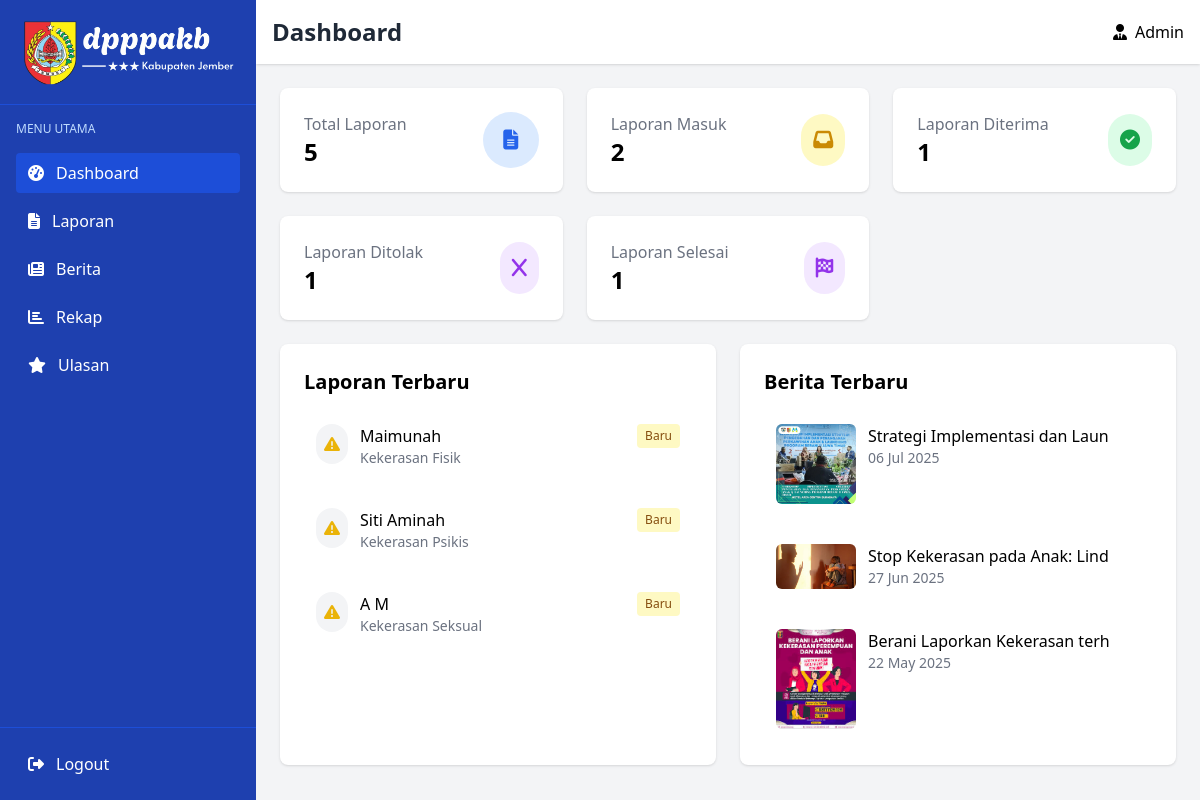
Page /dashboard_admin.php on the committed database.
### tables this page shows
CREATE TABLE `pengaduan`  (
  `id_pengaduan` int(11) NOT NULL AUTO_INCREMENT,
  `no_tiket` varchar(20) NOT NULL,
  `nama` varchar(50) NOT NULL,
  `alamat` varchar(255) NOT NULL,
  `no_hp` varchar(15) NOT NULL,
  `kategori` enum('Kekerasan Fisik','Kekerasan Psikis','Kekerasan Seksual','Kekerasan Ekonomi','lainnya') NOT NULL,
  `tempat_kejadian` text NULL,
  `isi_laporan` text NOT NULL,
  `bukti` varchar(255) NOT NULL,
  `status` enum('Laporan Masuk','Laporan Diterima','Laporan Ditolak','Laporan Selesai') NOT NULL,
  `tanggal_pengaduan` datetime(0) NULL DEFAULT current_timestamp(),
  PRIMARY KEY (`id_pengaduan`) USING BTREE,
  INDEX `nama`(`nama`) USING BTREE
);

CREATE TABLE `berita`  (
  `id_berita` int(11) NOT NULL AUTO_INCREMENT,
  `penulis` varchar(255) NOT NULL,
  `judul` varchar(255) NOT NULL,
  `tanggal` date NOT NULL,
  `gambar` varchar(255) NOT NULL,
  `isi` text NOT NULL,
  PRIMARY KEY (`id_berita`) USING BTREE
);

### dashboard_admin.php (the view, shortened to what this page needs)
<?php
$koneksi = new mysqli("localhost", "root", "", "pkl");
$sql = "SELECT status, COUNT(*) AS jumlah FROM pengaduan GROUP BY status";
$result = $koneksi->query($sql);
$data = [];
while ($row = $result->fetch_assoc()) {
  $data[$row['status']] = $row['jumlah'];
}
$queryLaporanTerbaru = "SELECT nama, kategori FROM pengaduan ORDER BY tanggal_pengaduan DESC LIMIT 3";
$resultLaporanTerbaru = $koneksi->query($queryLaporanTerbaru);
$query = "SELECT * FROM berita ORDER BY tanggal DESC LIMIT 3";
$result = mysqli_query($koneksi, $query);
?>
<!DOCTYPE html>
<html lang="id">
<head>
    <script src="https://cdn.tailwindcss.com"></script>
    <link rel="stylesheet" href="https://cdnjs.cloudflare.com/ajax/libs/font-awesome/6.4.0/css/all.min.css">
</head>
<body class="bg-gray-100">
    <div class="flex min-h-screen">
        <div class="sidebar bg-blue-800 text-white w-64 fixed h-full overflow-y-auto">
            <div class="p-4 flex items-center space-x-2 border-b border-blue-700">
                <img src="image\logoputih.png" alt="" class="rounded">
            </div>
            <nav class="p-4">
                <div class="mb-8">
                    <h2 class="text-xs uppercase text-blue-200 mb-4">Menu Utama</h2>
                    <ul>
                        <li class="mb-2">
                            <button id="dashboardBtn" class="w-full text-left py-2 px-3 bg-blue-700 rounded flex items-center">
                                <i class="fas fa-tachometer-alt mr-3"></i>
                                Dashboard
                            </button>
                        </li>
                        <li class="mb-2">
                            <button id="reportsBtn" class="w-full text-left py-2 px-3 hover:bg-blue-700 rounded flex items-center">
                                <i class="fas fa-file-alt mr-3"></i>
                                Laporan
                            </button>
                        </li>
                        <li class="mb-2">
                            <button id="newsBtn" class="w-full text-left py-2 px-3 hover:bg-blue-700 rounded flex items-center">
                                <i class="fas fa-newspaper mr-3"></i>
                                Berita
                            </button>
                        </li>
                        <li class="mb-2">
                            <button id="recapBtn" class="w-full text-left py-2 px-3 hover:bg-blue-700 rounded flex items-center">
                                <i class="fas fa-chart-bar mr-3"></i>
                                Rekap
                            </button>
                        </li>
                        <li class="mb-2">
                            <button id="reviewsBtn" class="w-full text-left py-2 px-3 hover:bg-blue-700 rounded flex items-center">
                                <i class="fas fa-star mr-3"></i>
                                Ulasan
                            </button>
                        </li>
                    </ul>
                </div>
                <div class="absolute bottom-0 left-0 right-0 p-4 border-t border-blue-700">
                    <button id="logoutBtn" class="w-full text-left py-2 px-3 hover:bg-blue-700 rounded flex items-center">
                        <i class="fas fa-sign-out-alt mr-3"></i>
                        Logout
                    </button>
                </div>
            </nav>
        </div>
        <div class="dashboard-content ml-64 flex-1">
            <header class="bg-white shadow">
                <div class="flex justify-between items-center p-4">
                    <h1 class="text-2xl font-bold text-gray-800" id="pageTitle">Dashboard</h1>
                    <div class="flex items-center space-x-4">
                        <div class="flex items-center space-x-2">
                          <i class="fa-solid fa-user-tie" class="rounded-full"></i>
                            <span class="font-medium">Admin</span>
                        </div>
                    </div>
                </div>
            </header>
            <main class="p-6">
                <section id="dashboardSection" class="block">
                    <div class="grid grid-cols-1 md:grid-cols-3 gap-6 mb-6">
                        <div class="bg-white rounded-lg shadow p-6">
                            <div class="flex justify-between items-center">
                            <div>
                                <p class="text-gray-500">Total Laporan</p>
                                <h3 class="text-2xl font-bold"><?= array_sum($data) ?></h3>
                            </div>
                            <div class="bg-blue-100 p-4 rounded-full flex items-center justify-center w-14 h-14">
                                <i class="fas fa-file-alt text-blue-600 text-xl"></i>
                            </div>
                        </div>
                        </div>
                        <div class="bg-white rounded-lg shadow p-6">
                            <div class="flex justify-between items-center">
                                <div>
                                    <p class="text-gray-500">Laporan Masuk</p>
                                    <h3 class="text-2xl font-bold"><?= $data['Laporan Masuk'] ?? 0 ?></h3>
                                </div>
                                <div class="bg-yellow-100 p-3 rounded-full">
                                    <i class="fas fa-inbox text-yellow-600 text-xl"></i>
                                </div>
                            </div>
                        </div>
                        <div class="bg-white rounded-lg shadow p-6">
                            <div class="flex justify-between items-center">
                                <div>
                                    <p class="text-gray-500">Laporan Diterima</p>
                                    <h3 class="text-2xl font-bold"><?= $data['Laporan Diterima'] ?? 0 ?></h3>
                                </div>
                                <div class="bg-green-100 p-3 rounded-full">
                                    <i class="fas fa-check-circle text-green-600 text-xl"></i>
                                </div>
                            </div>
                        </div>
                        <div class="bg-white rounded-lg shadow p-6">
                            <div class="flex justify-between items-center">
                                <div>
                                    <p class="text-gray-500">Laporan Ditolak</p>
                                    <h3 class="text-2xl font-bold"><?= $data['Laporan Ditolak'] ?? 0 ?></h3>
                                </div>
                                <div class="bg-purple-100 p-3 rounded-full">
                                    <i class="fa-solid fa-x text-purple-600 text-xl"></i>
                                </div>
                            </div>
                        </div>
                        <div class="bg-white rounded-lg shadow p-6">
                            <div class="flex justify-between items-center">
                                <div>
                                    <p class="text-gray-500">Laporan Selesai</p>
                                    <h3 class="text-2xl font-bold"><?= $data['Laporan Selesai'] ?? 0 ?></h3>
                                </div>
                                <div class="bg-purple-100 p-3 rounded-full">
                                    <i class="fas fa-flag-checkered text-purple-600 text-xl"></i>
                                </div>
                            </div>
                        </div>
                    </div>
                    <div class="grid grid-cols-1 md:grid-cols-2 gap-6">
                        <div class="bg-white rounded-lg shadow p-6">
                            <div class="flex justify-between items-center mb-4">
                                <h2 class="text-xl font-bold">Laporan Terbaru</h2>
                            </div>
                            <div class="space-y-4">
                                <?php if ($resultLaporanTerbaru && $resultLaporanTerbaru->num_rows > 0): ?>
                                  <?php while ($row = $resultLaporanTerbaru->fetch_assoc()): ?>
                                    <div class="flex items-start space-x-3 p-3 hover:bg-gray-50 rounded">
                                        <div class="bg-gray-100 p-2 rounded-full">
                                            <i class="fas fa-exclamation-triangle text-yellow-500"></i>
                                        </div>
                                        <div class="flex-1">
                                            <h4 class="font-medium"><?= htmlspecialchars($row['nama']) ?></h4>
                                            <p class="text-sm text-gray-500"><?= htmlspecialchars($row['kategori']) ?></p>
                                        </div>
                                        <span class="text-xs bg-yellow-100 text-yellow-800 px-2 py-1 rounded">Baru</span>
                                    </div>
                                  <?php endwhile; ?>
                                <?php else: ?>
                                  <p class="text-sm text-gray-400">Belum ada laporan baru.</p>
                                <?php endif; ?>
                            </div>
                        </div>
                        <div class="bg-white rounded-lg shadow p-6">
                            <div class="flex justify-between items-center mb-4">
                                <h2 class="text-xl font-bold">Berita Terbaru</h2>
                            </div>
                            <div class="space-y-4">
                                <?php while ($row = mysqli_fetch_assoc($result)): ?>
                                  <div class="flex items-start space-x-3 p-3 hover:bg-gray-50 rounded">
                                      <img src="image_berita/<?= htmlspecialchars($row['gambar']) ?>" alt="Gambar ilustrasi berita" class="rounded-md w-20 h-15 object-cover">
                                      <div class="flex-1">
                                        <h4 class="font-medium">
                                            <?= htmlspecialchars(substr($row['judul'], 0, 30)) . ''; ?>
                                        </h4>
                                        <p class="text-sm text-gray-500">
                                            <?= date('d M Y', strtotime($row['tanggal'])) ?>
                                        </p>
                                    </div>
                                  </div>
                              <?php endwhile; ?>
                            </div>
                        </div>
                    </div>
                </section>
                            </div>
                        </div>
</body>
</html>

### dashboard_admin.php (style rules this page uses)
body { font-family: 'Segoe UI', Tahoma, Geneva, Verdana, sans-serif; }
.sidebar { transition: all 0.3s; }
.dashboard-content { transition: all 0.3s; }

### rows in the picture
pengaduan: nama "Maimunah", kategori "Kekerasan Fisik"
pengaduan: nama "Siti Aminah", kategori "Kekerasan Psikis"
pengaduan: nama "A M", kategori "Kekerasan Seksual"
berita: gambar (picture), judul "Strategi Implementasi dan Laun", tanggal "06 Jul 2025"
berita: gambar (picture), judul "Stop Kekerasan pada Anak: Lind", tanggal "27 Jun 2025"
berita: gambar (picture), judul "Berani Laporkan Kekerasan terh", tanggal "22 May 2025"

### other values in the picture
array_sum($data) "5"
$data['Laporan Masuk'] "2"
$data['Laporan Diterima'] "1"
$data['Laporan Ditolak'] "1"
$data['Laporan Selesai'] "1"
